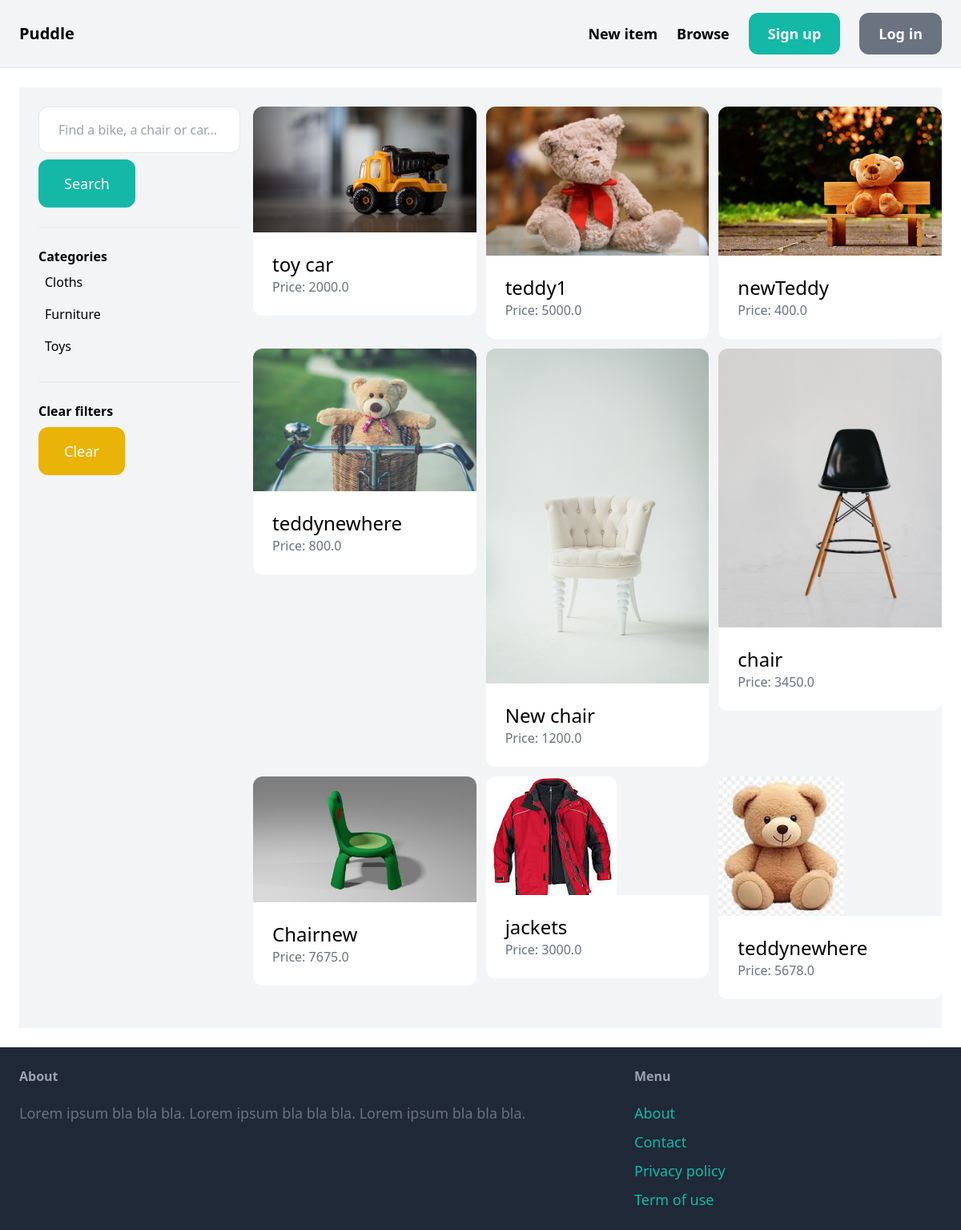
The app's page /items/ with its own data.
### item/models.py (models this page shows, shortened)
class Category(models.Model):
    name = models.CharField(max_length=255)
    class Meta:
        ordering = ('name',)
        verbose_name_plural = 'Categories'

class Item(models.Model):
    category = models.ForeignKey(Category, related_name='items', on_delete=models.CASCADE)
    name = models.CharField(max_length=255)
    description = models.TextField(blank=True, null=True)
    price = models.FloatField()
    image = models.ImageField(upload_to='item_images', blank=True, null=True)
    is_sold = models.BooleanField(default=False)
    created_by = models.ForeignKey(User, related_name='items', on_delete=models.CASCADE)
    created_at = models.DateTimeField(auto_now_add=True)

### item/views.py (the view)
# urls.py: path('', views.items, name='items'),
def items(request):
    query = request.GET.get('query', '')
    category_id = request.GET.get('category', 0)
    categories = Category.objects.all()
    items = Item.objects.filter(is_sold=False)
    if category_id:
        items = items.filter(category_id=category_id)
    if query:
        items = items.filter(Q(name__icontains=query) | Q(description__icontains=query))
    return render(request, 'item/items.html', {
        'items': items,
        'query': query,
        'categories': categories,
        'category_id': int(category_id)
    })

### item/templates/item/items.html (shortened to what this page needs)
{% extends 'core/base.html' %}
{% block content %}
    <div class="pb-9 grid grid-cols-4 gap-4 bg-gray-100">
        <div class="col-span-1 mt-6 ml-6">
            <form method="get" action="{% url 'item:items' %}">
                <input name="query" class="w-full py-4 px-6 border rounded-xl" type="text" value="{{ query }}" placeholder="Find a bike, a chair or car...">
                <button class="mt-2 py-4 px-8 text-lg bg-teal-500 text-white rounded-xl">Search</button>
            </form>
            <hr class="my-6">
            <p class="font-semibold">Categories</p>
            <ul>
                {% for category in categories %}
                    <li class="py-2 px-2 rounded-xl{% if category.id == category_id %} bg-gray-200{% endif %}">
                        <a href="{% url 'item:items' %}?query={{ query }}&category={{ category.id }}">{{ category.name }}</a>
                    </li>
                {% endfor %}
            </ul>
            <hr class="my-6">
            <p class="font-semibold">Clear filters</p>
            <ul>
                <li><a href="{% url 'item:items' %}" class="mt-2 py-4 px-8 inline-block bg-yellow-500 text-lg rounded-xl text-white">Clear</a>
        </div>
        <div class="col-span-3">
            <div class="grid grid-cols-3 gap-3 pt-6">
                {% for item in items %}
                    <div>
                        <a href="{% url 'item:detail' item.id %}">
                            <div>
                                <img src="{{ item.image.url }}" class="rounded-t-xl">
                            </div>
                            <div class="p-6 bg-white rounded-b-xl">
                                <h2 class="text-2xl">{{ item.name }}</h2>
                                <p class="text-gray-500">Price: {{ item.price }}</p>
                            </div>
                        </a>
                    </div>
                {% endfor %}
            </div>
        </div>
    </div>
{% endblock %}

### records on screen
Category: name "Cloths"
Category: name "Furniture"
Category: name "Toys"
Item: image (picture), name "toy car", price "2000.0"
Item: image (picture), name "teddy1", price "5000.0"
Item: image (picture), name "newTeddy", price "400.0"
Item: image (picture), name "teddynewhere", price "800.0"
Item: image (picture), name "New chair", price "1200.0"
Item: image (picture), name "chair", price "3450.0"
Item: image (picture), name "Chairnew", price "7675.0"
Item: image (picture), name "jackets", price "3000.0"
Item: image (picture), name "teddynewhere", price "5678.0"
